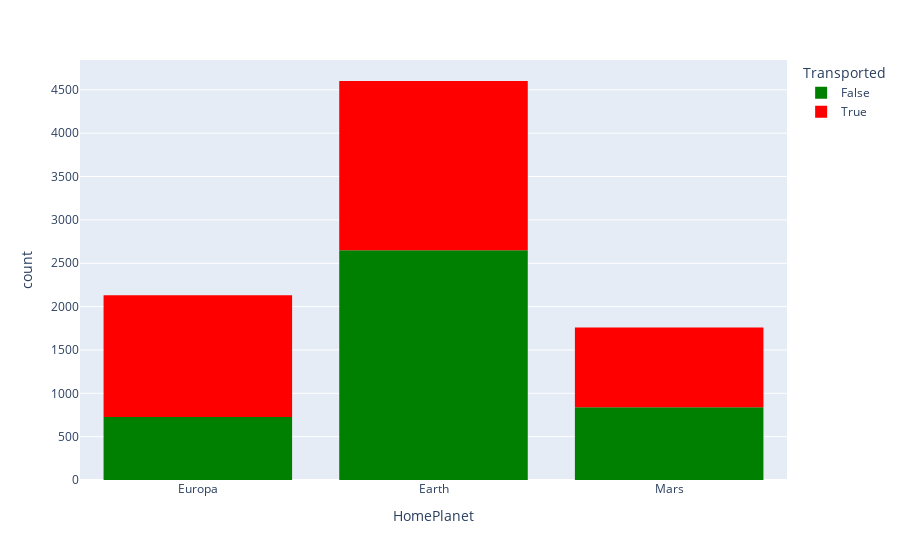

Notebook cell for this chart:
### Code cell
px.histogram(df,
             x='HomePlanet',
             color='Transported',
             color_discrete_sequence=['Green','Red'],
             nbins=10)

### Figure 1 — Plotly figure (JSON) as saved in the notebook; plotly's stock layout.template omitted (floating-point values rounded to 4 significant figures; data arrays with more than 128 entries replaced by an {"elided": "..."} marker saying what was removed)
{"data": [{"bingroup": "x", "hovertemplate": "Transported=False<br>HomePlanet=%{x}<br>count=%{y}<extra></extra>", "legendgroup": "False", "marker": {"color": "Green", "pattern": {"shape": ""}}, "name": "False", "nbinsx": 10, "orientation": "v", "showlegend": true, "type": "histogram", "x": {"elided": "4315 str values"}, "xaxis": "x", "yaxis": "y"}, {"bingroup": "x", "hovertemplate": "Transported=True<br>HomePlanet=%{x}<br>count=%{y}<extra></extra>", "legendgroup": "True", "marker": {"color": "Red", "pattern": {"shape": ""}}, "name": "True", "nbinsx": 10, "orientation": "v", "showlegend": true, "type": "histogram", "x": {"elided": "4378 str values"}, "xaxis": "x", "yaxis": "y"}], "layout": {"barmode": "relative", "legend": {"title": {"text": "Transported"}, "tracegroupgap": 0}, "margin": {"t": 60}, "xaxis": {"anchor": "y", "domain": [0, 1], "title": {"text": "HomePlanet"}}, "yaxis": {"anchor": "x", "domain": [0, 1], "title": {"text": "count"}}}}
